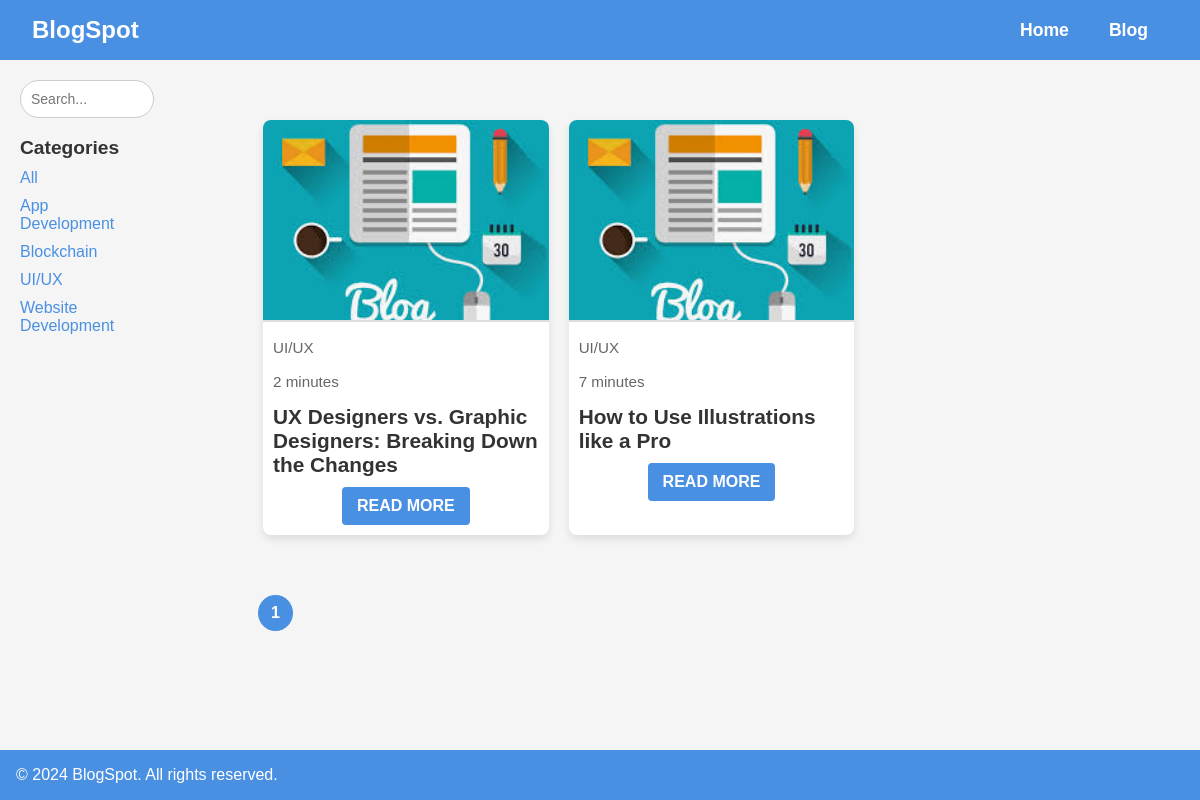
The app's page /search/?category=uiux with its own data.
### web/models.py (models this page shows, shortened)
class CommonModel(models.Model):
    extra_params    =   models.JSONField        (blank=True, null=True, help_text="Extra parameters related to the model.")
    created_at      =   models.DateTimeField    (auto_now_add=True, blank=True, null=True, help_text="The date and time when the object was created.")
    updated_at      =   models.DateTimeField    (auto_now=True, blank=True, null=True, help_text="The date and time when the object was last updated.")
    created_by      =   models.ForeignKey       (User, blank=True, null=True, on_delete=models.SET_NULL, related_name="created_%(class)s", help_text="The user who created the object.")
    history         =   HistoricalRecords(inherit=True)
    tracker         =   FieldTracker()
    admin_meta      =   {}
    class Meta:
        abstract = True

class BlogCategory(CommonModel):
    category    =   models.CharField    (max_length=100, unique=True, help_text="The name of the blog category.")
    slug        =   models.SlugField    (max_length=100, unique=True, blank=True, null=True, help_text="A unique slug for the category, used in URLs.")
    class Meta:
        verbose_name_plural =   "Blog Categories"
        ordering            =   ['category']
    admin_meta = {
        'list_display': ("category", "slug"),
        'list_editable': ("slug",),
        'list_per_page': 50,
    }

class Blog(CommonModel):
    title               =   models.CharField    (max_length=200, help_text="The title of the blog post.")
    sub_title           =   models.CharField    (max_length=200, blank=True, null=True, help_text="An optional subtitle for the blog post.")
    thumbnail           =   models.CharField    (max_length=255, blank=True, null=True, help_text="The relative path to the blog thumbnail image in GitHub (e.g., 'blog/image1.jpg').")
    category            =   models.ForeignKey   (BlogCategory, null=True, on_delete=models.SET_NULL, help_text="The category to which the blog belongs.")
    featured_text       =   models.TextField    (null=True, blank=True, help_text="A featured text or excerpt from the blog, with rich text support.")
    text                =   models.TextField    (null=True, blank=True, help_text="The main content of the blog post, with rich text support.")
    slug                =   models.SlugField    (unique=True, blank=True, null=True, help_text="A unique slug for the blog, auto-generated based on the title.")
    readtime            =   models.CharField    (max_length=200, null=True, blank=True, help_text="An estimated reading time for the blog post.")
    tags                =   models.TextField    (null=True, blank=True, default='all', help_text="A list of tags for the blog (comma-separated).")
    order_by            =   models.IntegerField (default=0, help_text="The ordering of the blog post. Higher numbers come first.")
    admin_meta =    {
        'list_display'      :   ("id", "title", "category", "slug", "created_at"),
        'list_editable'     :   ("category",),
        'list_per_page'     :   50,
        'list_filter'       :   ("category",),
        'inline'            :   [{'BlogImage': 'blog'}]
    }
    def get_thumbnail_url(self):
        if self.thumbnail:
            return f"https://raw.githubusercontent.com/heemit/Blog-Project/main/media/{self.thumbnail}"
        return "default-image-url"  # URL for a default image in case none is provided
    class Meta:
        verbose_name_plural = "Blog"
        ordering            = ['order_by']  # Sort in descending order

### web/views.py (the view)
# urls.py: path('search/', views.search, name='search'),  # Search functionality
def search(request):
    context = get_blog_context(request)
    return render(request, 'web/blog_list.html', context)

### web/views.py (called while the page is built)
def get_blog_context(request):
    query           =   request.GET.get('query', '').strip()
    category_slug   =   request.GET.get('category', '').strip()
    blogs           =   Blog.objects.all()
    if query:
        blogs = blogs.filter    (title__icontains=query)
    if category_slug and category_slug != 'all':
        blogs = blogs.filter    (category__slug=category_slug)
    paginator       =   Paginator(blogs, 6)  # Paginate by 6 blogs per page
    page_number     =   request.GET.get('page')
    page_obj        =   paginator.get_page(page_number)
    categories      =   BlogCategory.objects.all()
    return {
        'page_obj': page_obj,
        'categories': categories,
        'query': query,
        'category_slug': category_slug
    }

### web/templates/web/blog_list.html (shortened to what this page needs)
<!DOCTYPE html>
<html lang="en">
<head>
    {% load static %}
    <link rel="stylesheet" href="{% static 'css/style.css' %}">
</head>
<body>
<header class="navbar">
    <div class="logo">BlogSpot</div>
    <a href="{% url 'index' %}" class="home-link">Home</a>
    <a href="{% url 'blog_list' %}" class="blog-link">Blog</a>
</header>
<div class="content">
    <aside>
        <div class="search-bar">
            <form method="get" action="{% url 'search' %}">
                <input type="text" name="query" placeholder="Search..." value="{{ query }}">
            </form>
        </div>
        <div class="categories">
            <h3>Categories</h3>
            <ul>
                <li><a href="{% url 'search' %}?category=all">All</a></li>
                {% for category in categories %}
                    <li><a href="{% url 'search' %}?category={{ category.slug }}">{{ category.category }}</a></li>
                {% endfor %}
            </ul>
        </div>
    </aside>
    <main class="blogs">
        {% for blog in page_obj %}
            <div class="blog-card" onclick="window.location.href='{% url 'blog_details' blog.slug %}'">
                <img src="{{ blog.get_thumbnail_url }}" alt="{{ blog.title }}" onerror="this.onerror=null;this.src='{% static 'images/default_image.jpeg' %}'">
                <div class="blog-meta">
                    <p class="blog-category">{{ blog.category.category }}</p>
                    <p class="blog-readtime">{{ blog.readtime }}</p>
                </div>
                <h3>{{ blog.title }}</h3>
                <a href="{% url 'blog_details' blog.slug %}" class="read-more">Read More</a>
            </div>
        {% endfor %}
    </main>
</div>
<div class="pagination">
    {% for num in page_obj.paginator.page_range %}
        <a href="?page={{ num }}" {% if page_obj.number == num %}class="active"{% endif %}>{{ num }}</a>
    {% endfor %}
</div>
<footer class="footer">
    <p>&copy; 2024 BlogSpot. All rights reserved.</p>
</footer>
</body>
</html>

### web/static/css/style.css (style rules this page uses)
body { font-family: 'Arial', sans-serif; background-color: #f5f5f5; margin: 0; padding: 0; color: #333; display: flex; flex-direction: column; min-height: 100vh; }
.navbar { background-color: #4a90e2; color: #fff; padding: 1rem 2rem; display: flex; justify-content: flex-start; align-items: center; }
.navbar a { color: #fff; text-decoration: none; margin: 0 20px; font-weight: bold; font-size: 1.1rem; transition: color 0.3s; }
.logo { font-size: 1.5rem; font-weight: bold; margin-right: auto; }
.content { display: flex; padding: 20px; align-items: flex-start; flex-wrap: wrap; }
.search-bar { width: 50%; margin-right: 20px; }
.search-bar input[type="text"] { width: 100%; padding: 10px; font-size: 14px; border: 1px solid #ccc; border-radius: 20px; outline: none; transition: border 0.3s; }
.categories { width: 20%; margin-right: 20px; }
.categories h3 { font-size: 1.2rem; margin-bottom: 10px; color: #333; }
.categories ul { list-style: none; padding: 0; margin: 0; }
.categories ul li { margin-bottom: 10px; }
.categories ul li a { color: #4a90e2; text-decoration: none; font-size: 1rem; transition: color 0.2s; }
.blogs { flex: 1; padding: 20px; display: grid; grid-template-columns: repeat(3, 1fr); gap: 20px; margin-top: 20px; }
.blog-card { background: #fff; border-radius: 8px; box-shadow: 0 4px 8px rgba(0, 0, 0, 0.1); overflow: hidden; transition: transform 0.2s ease, box-shadow 0.3s ease; cursor: pointer; }
.blog-card img { width: 100%; height: 200px; object-fit: cover; border-bottom: 2px solid #ddd; }
.blog-card h3 { font-size: 1.3rem; margin: 10px; color: #333; }
.blog-card p { font-size: 0.95rem; margin: 10px; color: #666; line-height: 1.6; }
.read-more { display: inline-block; background: #4a90e2; color: #fff; padding: 10px 15px; font-weight: bold; text-transform: uppercase; text-decoration: none; border-radius: 4px; text-align: center; margin: 10px auto; display: block; width: fit-content; transition: background 0.2s ease, transform 0.2s ease; }
.pagination { display: flex; justify-content: flex-start; margin: 20px 0; margin-left: 250px; }
.pagination a { margin: 0 8px; padding: 8px 12px; color: #4a90e2; border: 1px solid #4a90e2; border-radius: 50%; text-decoration: none; font-size: 1rem; transition: background 0.3s, color 0.3s; }
.pagination a.active { background: #4a90e2; color: white; font-weight: bold; }
.footer { background-color: #4a90e2; color: #fff; padding: 1rem 2rem; display: flex; justify-content: flex-start; text-align: center; margin-top: auto; padding: 1rem; }
.footer p { margin: 0; }

### records on screen
BlogCategory: category "App Development"
BlogCategory: category "Blockchain"
BlogCategory: category "UI/UX"
BlogCategory: category "Website Development"
Blog: category.category "UI/UX", readtime "2 minutes", title "UX Designers vs. Graphic Designers: Breaking Down the Changes"
Blog: category.category "UI/UX", readtime "7 minutes", title "How to Use Illustrations like a Pro"

### other values on screen
{{ num }} "1"
